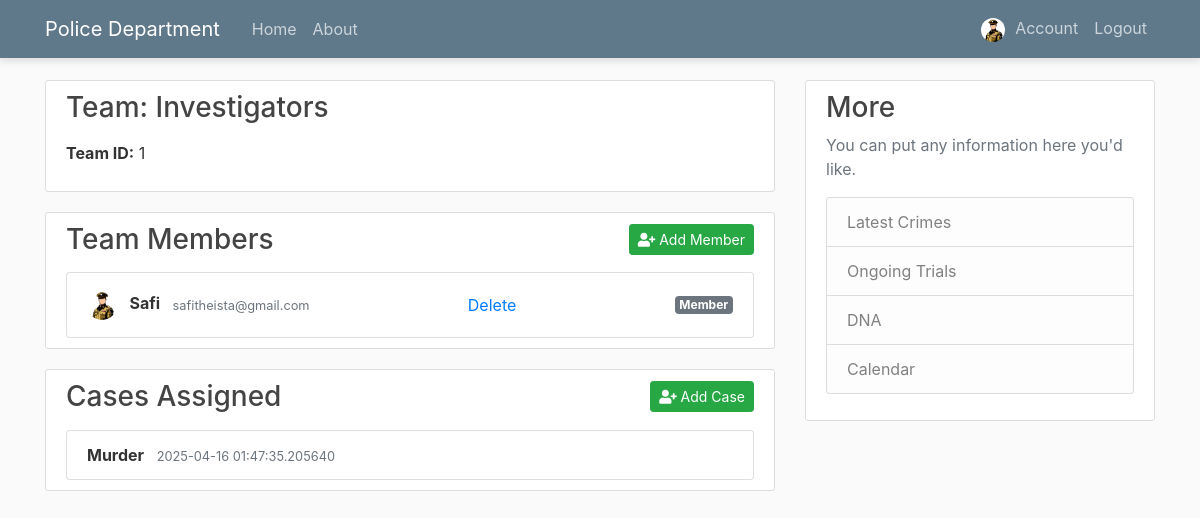
The app's page /team_details/1 (signed in), older data.
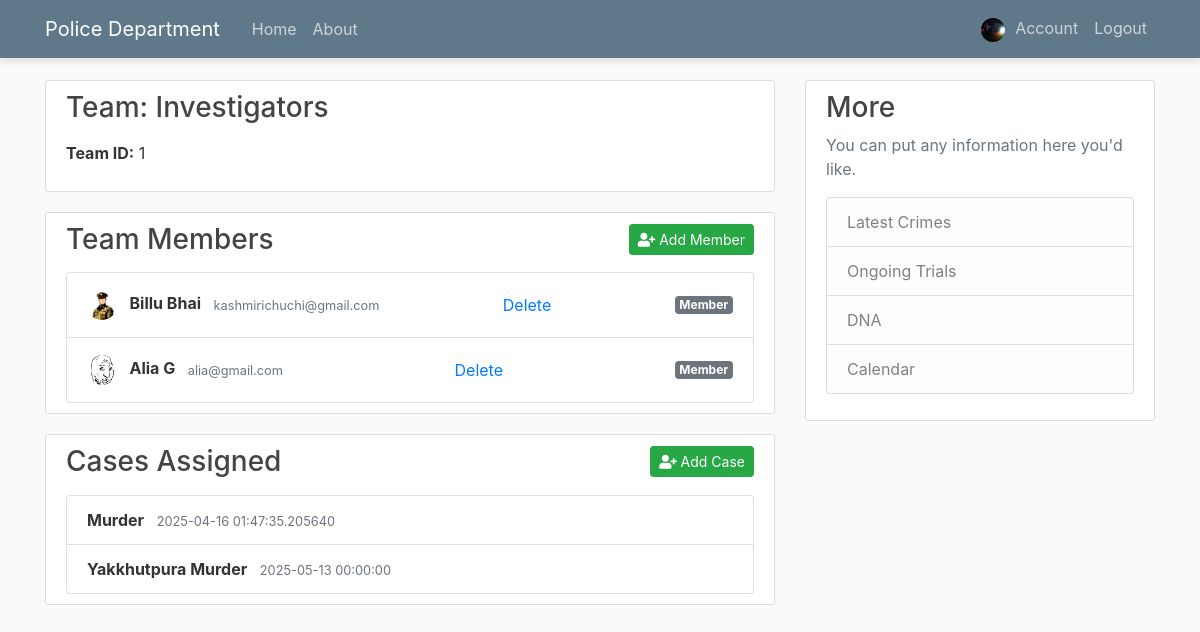
The same page, newer data.
### Investigation/models.py (models this page shows, shortened)
class User(db.Model, UserMixin):
    id = db.Column(db.Integer, primary_key=True)
    username = db.Column(db.String(10), unique=True, nullable=False)
    email = db.Column(db.String(120), unique=True, nullable=False)
    image_file = db.Column(db.String, default="default.jpg")
    password = db.Column(db.String, nullable=False)
    teams = db.relationship('UserTeam', backref='user', lazy=True)

class Case(db.Model):
    id = db.Column(db.Integer, primary_key=True)
    name = db.Column(db.String(10), unique=True, nullable=False)
    description = db.Column(db.String(1000), nullable=False)
    report_date = db.Column(db.DateTime, nullable=False, default=datetime.utcnow)
    status=db.Column(db.String(30), nullable=False)
    location=db.Column(db.String(30), nullable=False)
    teams = db.relationship('CaseTeam', backref='case', lazy=True)
    evidence_pics=db.relationship('EvidencePic', backref='case', lazy=True)
    evidence_vids=db.relationship('EvidenceVid', backref='case', lazy=True)
    evidence_voices=db.relationship('EvidenceVoice', backref='case', lazy=True)

### Investigation/users/routes.py (the view, shortened to what this page needs)
@users.route('/team_details/<int:team_id>', methods=['POST', 'GET'])
@login_required
def team_details(team_id):
    team = Team.query.get_or_404(team_id)
    form = AddMembers()
    form1 = AddCase()
    users = User.query.join(UserTeam).filter(UserTeam.team_id==team_id).all()
    cases = Case.query.join(CaseTeam).filter(CaseTeam.team_id==team_id).all()
    try:
        if form.validate_on_submit():
            user_team = UserTeam(user_id=form.userid.data, team_id=team_id)
            db.session.add(user_team)
            db.session.commit()
            flash('Member added successfully', 'success')
            return redirect(url_for('users.team_details', team_id=team_id))
    except Exception as e:
        db.session.rollback()
        flash(f'An error occurred: {str(e)}', 'danger')
        current_app.logger.error(f"Team details error: {str(e)}")
    return render_template('team_details.html',
                         team=team,
                         form=form,
                         form1=form1,
                         users=users,
                         cases=cases)

### Investigation/models.py (called while the page is built)
@login_manager.user_loader
def load_user(user_id):
    return User.query.get(int(user_id))

### Investigation/templates/team_details.html (shortened to what this page needs)
{% extends "layout.html" %}
{% block content %}
    <div class="content-section">
        <div class="d-flex justify-content-between align-items-center mb-3">
            <h3 class="mb-0">Team: {{ team.name }}</h3>
        </div>
        <p><strong>Team ID:</strong> {{ team.id }}</p>
    </div>
    <div class="content-section">
        <div class="d-flex justify-content-between align-items-center mb-3">
            <h3 class="mb-0">Team Members</h3>
            <button class="btn btn-success btn-sm" type="button" data-toggle="collapse" data-target="#addMemberForm" aria-expanded="false" aria-controls="addMemberForm">
                <i class="fas fa-user-plus"></i> Add Member
            </button>
        </div>
        {% if users %}
            <ul class="list-group">
                {% for member in users %}
                    <li class="list-group-item d-flex justify-content-between align-items-center">
                        <div>
                            <img src="{{ url_for('static', filename='profile_pics/' + member.image_file) }}"
                                alt="Member Image"
                                class="rounded-circle mr-2"
                                style="width: 30px; height: 30px; object-fit: cover;">
                            <strong>{{ member.username }}</strong> <small class="text-muted ml-2">{{ member.email }}</small>
                        </div>
                        <a class="nav-item nav-link color-  red" href="{{ url_for('users.delete_user', user_id=member.id, team_id=team.id)}}">Delete</a>
                        <span class="badge badge-secondary">{{ member.role if member.role else 'Member' }}</span>
                    </li>
                {% endfor %}
            </ul>
        {% else %}
            <div class="alert alert-info">
                This team currently has no members.
            </div>
        {% endif %}
    </div>
    <div class="content-section">
        <div class="d-flex justify-content-between align-items-center mb-3">
            <h3 class="mb-0">Cases Assigned</h3>
            <button class="btn btn-success btn-sm" type="button" data-toggle="collapse" data-target="#addCaseForm" aria-expanded="false" aria-controls="addCaseForm">
                <i class="fas fa-user-plus"></i> Add Case
            </button>
        </div>
        {% if cases %}
            <ul class="list-group">
                {% for case in cases %}
                    <li class="list-group-item d-flex justify-content-between align-items-center">
                        <div>
                            <strong>{{ case.name }}</strong> <small class="text-muted ml-2">{{ case.report_date }}</small>
                        </div>
                    </li>
                {% endfor %}
            </ul>
        {% else %}
            <div class="alert alert-info">
                This team currently has no cases.
            </div>
        {% endif %}
    </div>
{% endblock content %}

### Investigation/templates/layout.html (shortened to what this page needs)
<!DOCTYPE html>
<html>
<head>
    <link rel="stylesheet" href="https://maxcdn.bootstrapcdn.com/bootstrap/4.0.0/css/bootstrap.min.css">
    <link rel="stylesheet" type="text/css" href="{{ url_for('static', filename='main.css') }}">
    <link rel="stylesheet" href="https://cdnjs.cloudflare.com/ajax/libs/font-awesome/5.15.4/css/all.min.css">
</head>
<body>
    <header class="site-header">
      <nav class="navbar navbar-expand-md navbar-dark bg-steel fixed-top">
        <div class="container">
          <a class="navbar-brand mr-4" href="/">Police Department</a>
          <div class="collapse navbar-collapse" id="navbarToggle">
            <div class="navbar-nav mr-auto">
              <a class="nav-item nav-link" href="{{ url_for('main.home') }}">Home</a>
              <a class="nav-item nav-link" href="#">About</a>
            </div>
            {% if current_user.is_authenticated %}
                <div class="navbar-nav">
                  <a class="nav-item nav-link" href="{{ url_for('users.account')}}">
                      <img src="{{ url_for('static', filename='profile_pics/' + current_user.image_file) }}" alt="Logo" style="height: 24px; width: 24px; border-radius: 50%; object-fit: cover; margin-right: 6px;">
                      Account
                  </a>
                  <a class="nav-item nav-link" href="{{ url_for('users.logout')}}">Logout</a>
                </div>
            {% else %}
                <div class="navbar-nav">
                    <a class="nav-item nav-link" href="{{ url_for('users.login')}}">Login</a>
                    <a class="nav-item nav-link" href="{{ url_for('users.register')}}">Register</a>
                </div>
            {% endif %}
          </div>
        </div>
      </nav>
    </header>
    <main role="main" class="container">
      <div class="row">
        <div class="col-md-8">
          {% block content %}{% endblock %}
        </div>
        <div class="col-md-4">
          <div class="content-section">
            <h3 class="centre">More</h3>
            <p class='text-muted'>You can put any information here you'd like.
              <ul class="list-group">
                <li class="list-group-item list-group-item-light">Latest Crimes</li>
                <li class="list-group-item list-group-item-light">Ongoing Trials</li>
                <li class="list-group-item list-group-item-light">DNA</li>
                <li class="list-group-item list-group-item-light">Calendar</li>
              </ul>
            </p>
          </div>
        </div>
      </div>
    </main>
</body>
</html>

Row changes from the older to the newer data that the page shows:
no longer on one of the page's lists (row edited): User: username "Safi", email "safitheista@gmail.com"
changed User (number 1 of 3 on the later page): image_file: picture added in place of a placeholder
added User: image_file (placeholder picture), username "Billu Bhai", email "kashmirichuchi@gmail.com", role "Member"
added User: image_file (picture), username "Alia G", email "alia@gmail.com", role "Member"
added Case: name "Yakkhutpura Murder", report_date "2025-05-13 00:00:00"
